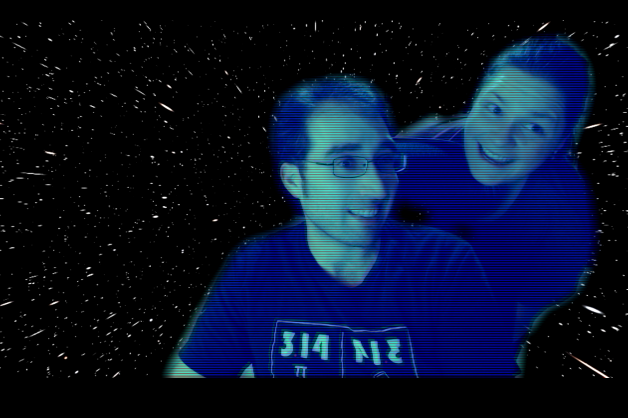
#> input picture holo-me.png, 1255 x 835 px (shown at 1/2 size)
$ python -i fake.py   (imports and definitions only)
#> lines starting #> are read from the running program, lines starting #| are printed output that depends on the picture
#> further down, picture is the input picture: shape (835, 1255, 3); mean B, G, R 42.3, 17, 7.3
#!/usr/bin/env python3
import os
import cv2
import numpy as np
import requests
import pyfakewebcam
from imutils.video import FPS


def get_mask(frame, bodypix_url='http://bodypix:9000'):
    _, data = cv2.imencode(".jpg", frame)
    r = requests.post(url=bodypix_url,
                      data=data.tobytes(),
                      headers={'Content-Type': 'application/octet-stream'})
    mask = np.frombuffer(r.content, dtype=np.uint8)
    mask = mask.reshape((frame.shape[0], frame.shape[1]))
    return mask


def post_process_mask(mask):
    mask = cv2.dilate(mask, np.ones((10, 10), np.uint8), iterations=1)
    mask = cv2.blur(mask.astype(float), (30, 30))
    return mask


def shift_image(img, dx, dy):
    img = np.roll(img, dy, axis=0)
    img = np.roll(img, dx, axis=1)
    if dy > 0:
        img[:dy, :] = 0
    elif dy < 0:
        img[dy:, :] = 0
    if dx > 0:
        img[:, :dx] = 0
    elif dx < 0:
        img[:, dx:] = 0
    return img


def hologram_effect(img):
    # add a blue tint
    holo = cv2.applyColorMap(img, cv2.COLORMAP_WINTER)
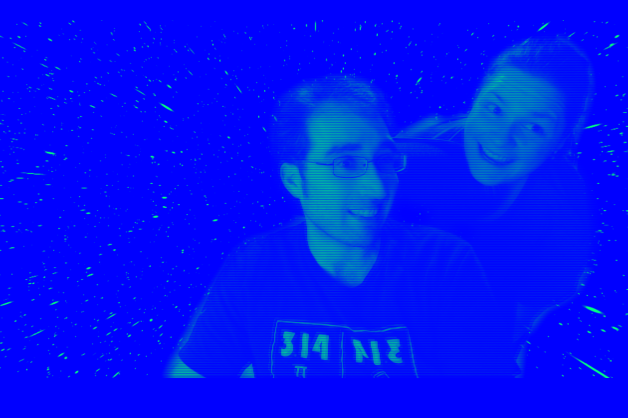
#> holo: shape (835, 1255, 3) (shown at 1/2 size); mean B, G, R 246.5, 17, 0
    # add a halftone effect
    bandLength, bandGap = 2, 3
    for y in range(holo.shape[0]):
        if y % (bandLength + bandGap) < bandLength:
            holo[y, :, :] = holo[y, :, :] * np.random.uniform(0.1, 0.3)
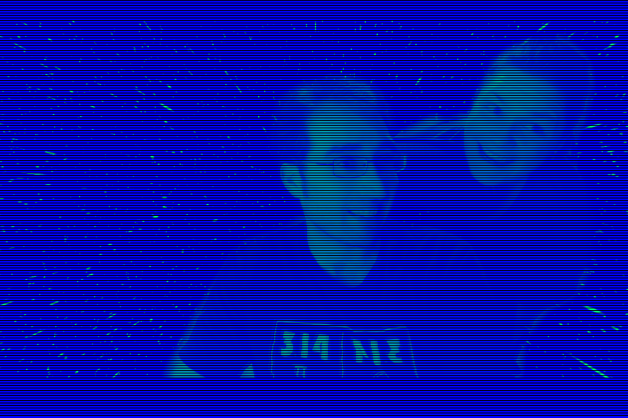
#> holo: shape (835, 1255, 3) (shown at 1/2 size); mean B, G, R 167.6, 10.9, 0
    # add some ghosting
    holo_blur = cv2.addWeighted(holo, 0.2, shift_image(holo.copy(), 5, 5), 0.8,
                                0)
    holo_blur = cv2.addWeighted(holo_blur, 0.4,
                                shift_image(holo.copy(), -5, -5), 0.6, 0)
#> call 2 of shift_image, with dx = -5, dy = -5
#> in shift_image (call 2), `img = np.roll(img, dy, axis=0)`:
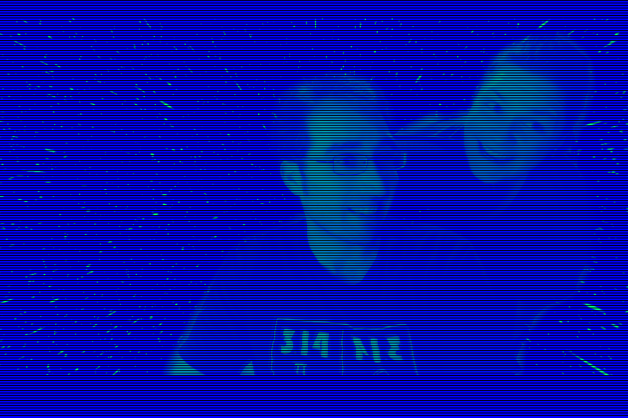
#> img: shape (835, 1255, 3) (shown at 1/2 size); mean of channels 0, 1, 2 167.6, 10.9, 0; drawn as B, G, R
#> in shift_image (call 2), `img = np.roll(img, dx, axis=1)`:
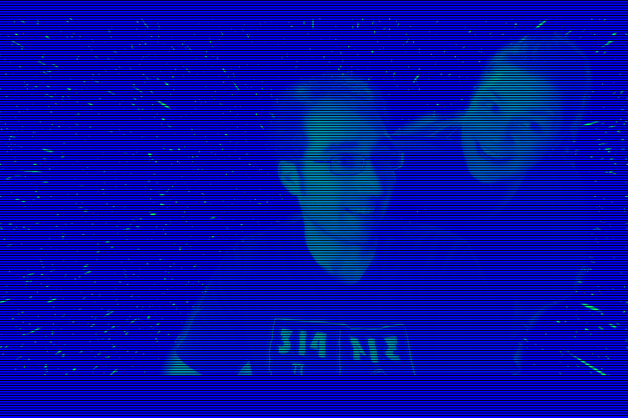
#> img: shape (835, 1255, 3) (shown at 1/2 size); mean of channels 0, 1, 2 167.6, 10.9, 0; drawn as B, G, R
#> in shift_image (call 2), `img[:, dx:] = 0`:
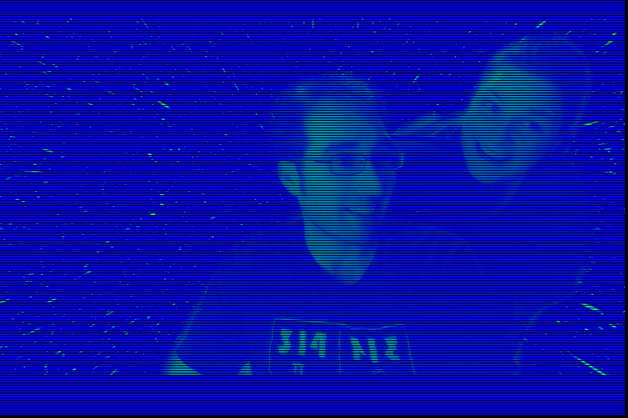
#> img: shape (835, 1255, 3) (shown at 1/2 size); mean of channels 0, 1, 2 165.8, 10.8, 0; drawn as B, G, R
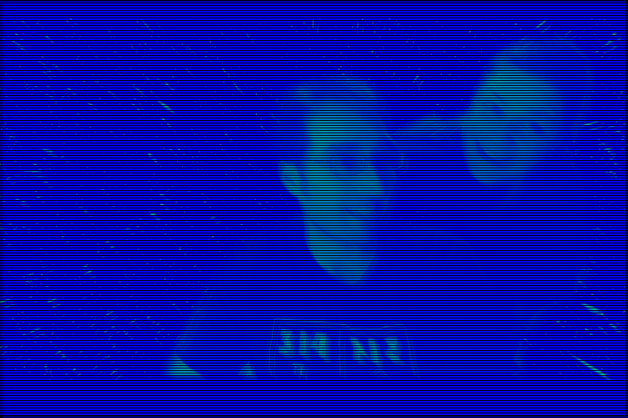
#> holo_blur: shape (835, 1255, 3) (shown at 1/2 size); mean B, G, R 166, 10.8, 0
    # combine with the original color, oversaturated
    out = cv2.addWeighted(img, 0.5, holo_blur, 0.6, 0)
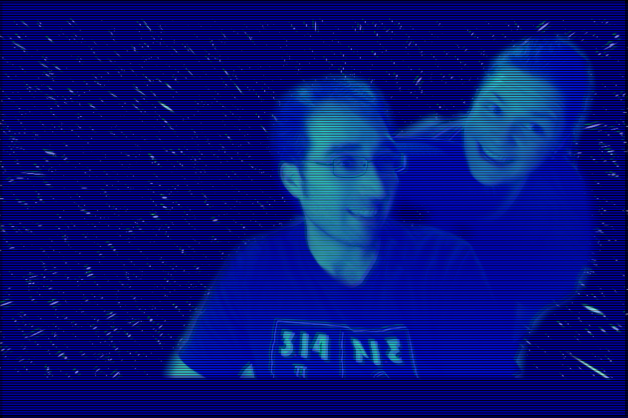
#> out: shape (835, 1255, 3) (shown at 1/2 size); mean B, G, R 120.7, 15, 3.7
    return out


def get_frame(cap, background_scaled):
    _, frame = cap.read()
    # fetch the mask with retries (the app needs to warmup and we're lazy)
    # e v e n t u a l l y c o n s i s t e n t
    mask = None
    while mask is None:
        try:
            mask = get_mask(frame)
        except:
            print("mask request failed, retrying")
    # post-process mask and frame
    mask = post_process_mask(mask)
    frame = hologram_effect(frame)
    # composite the foreground and background
    inv_mask = 1 - mask
    for c in range(frame.shape[2]):
        frame[:, :,
              c] = frame[:, :, c] * mask + background_scaled[:, :,
                                                             c] * inv_mask
    return frame


# setup access to the *real* webcam
# [1 line not run here, left out]
height, width = 720, 1280
# [3 lines not run here, left out]

# setup the fake camera
# [1 line that did not run here, left out]

# load the virtual background
# background = cv2.imread("/data/background.jpg")
# [1 line not run here, left out]
# [1 line that did not run here, left out]

# frames forever
fps = FPS().start()
# [8 lines not run here, left out]

>>> import cv2
>>> picture = cv2.imread('../holo-me.png')
>>> result = hologram_effect(picture)
